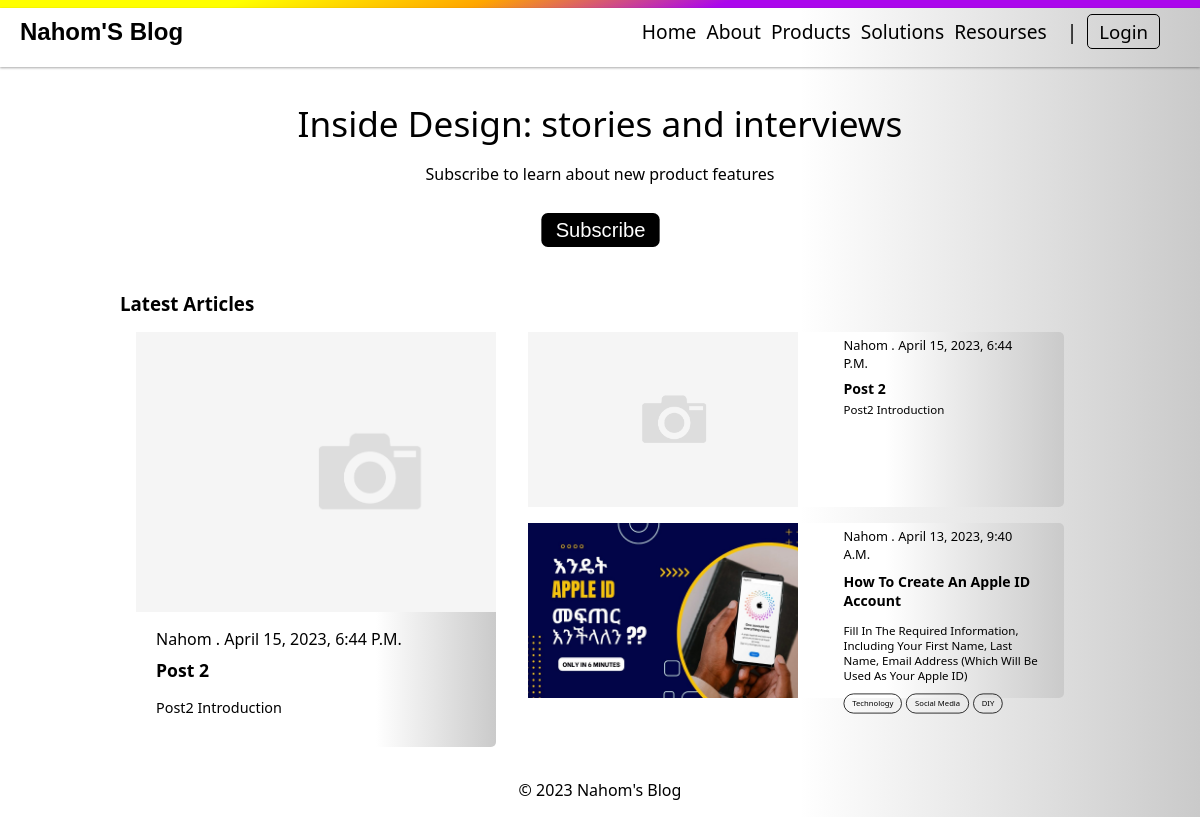
Screenshot of /blog/ with the database file from the repository.
### blog/models.py (models this page shows, shortened)
class Post(models.Model):
    title = models.CharField(max_length=255)
    content = models.TextField()
    tags = models.ManyToManyField(Tag,related_name='blog_tags',blank=True)
    introduction = models.CharField(max_length=255,null=True)
    image = models.ImageField(upload_to='images',null=True,blank=True,storage=fs)
    date_published = models.DateTimeField(auto_now_add=True)
    author = models.ForeignKey(User, on_delete=models.CASCADE)
    link = models.CharField(max_length=100,null=True,blank=True)

class Tag(models.Model):
    name = models.CharField(max_length=20)
    def __str__(self):
        return self.name

### blog/views.py (the view)
# urls.py: path('', views.post_list, name='home'),
def post_list(request):
    posts = Post.objects.all().order_by('-date_published')[:10]
    latest = Post.objects.order_by('-date_published')[:4]
    return render(request, 'blog/post_list.html', {'latest': latest,'posts': posts,'year':'2023'})

### blog/templates/blog/post_list.html (shortened to what this page needs)
{% extends 'base.html' %}
{% block content %}
<div class="container">
    <div class="hero">
        <p class="display">Inside Design: stories and interviews</p>
        <p>Subscribe to learn about new product features</p>
        <button class="btn btn-def bg">Subscribe</button>
    </div>
    {% load static %}
    <h3>Latest Articles</h3>
    <div class="articles">
        <div class="pick card card-col">
            {% if latest.0.image %}
                <img src="{{ latest.0.image.url }}" alt="" class="picture">
            {% else %}
            <img src="{% static 'img/default-img.gif' %}" alt="" class="picture">
            {% endif %}
            <div class="text">
                <p class="card-tiny">{{ latest.0.author }} . {{ latest.0.date_published }}</p>
                <h2 class="card-title">{{ latest.0.title }}</h2>
                <p class="discription">{{ latest.0.introduction }}</p>
            </div>
        </div>
        <ul>
            {% for post in latest %}
                {% if forloop.counter == 0 %}
                {% else %}
                <li class="card card-row">
                    <a href="{% url 'post_detail' pk=post.pk %}" class='lnk-wrapper'>
                        {% if post.image %}
                            <img src="{{ post.image.url }}" alt="" class="picture">
                        {% else %}
                            <img src="{% static 'img/default-img.gif' %}" alt="" class="picture">
                        {% endif %}
                    </a>
                    <div class="text ro">
                        <p class="card-tiny sm">{{ post.author }} . {{ post.date_published }}</p>
                        <h2 class="card-title sm">{{ post.title }}</h2>
                        <p class="discription sm">{{ post.introduction}}</p>
                        <ul class="tags sm">
                            {% for tag in post.tags.all %}
                                <li class="card-btns">{{ tag }}</li>
                            {% endfor %}
                        </ul>
                    </div>
                </li>
                {% endif %}
            {% endfor %}
        </ul>
    </div>
</div>
{% endblock %}

### blog/templates/base.html (shortened to what this page needs)
<!DOCTYPE html>
<html>
<head>
    {% load static %}
    <link rel="stylesheet" href="{% static 'css/style.css' %}">
</head>
<body>
    <div class="st"></div>
    <header class="header">
        <div class="lefthead">
            <h1 class="brand-name"><a href="/"> Nahom'S Blog</a></h1>
            <nav>
                <ul class="navig">
                    <li><a href="{% url 'home' %}">Home</a></li>
                    <li><a href="#">About</a></li>
                    <li><a href="#">Products</a></li>
                    <li><a href="#">Solutions</a></li>
                    <li><a href="#">Resourses</a></li>
                    &nbsp;
                    |
                    &nbsp;
                    <li><div class="login-out">
                        {% if user.is_authenticated %}
                            <a class="logout btn btn-outline" href="{% url 'logout' %}">Logout</a>
                        {% else %}
                            <a href="{% url 'sign_in' %}" class="login btn btn-outline">Login</a>
                        {% endif %}
                    </div></li>
                </ul>
            </nav>
        </div>
    </header>
    <main>
        {% block content %}
        {% endblock %}
    </main>
    <footer class="footer">
        <p>&copy; {{ year }} Nahom's Blog</p>
    </footer>
</body>
</html>

### static/css/style.css (style rules this page uses)
* { box-sizing: border-box; margin: 0; }
body { font-family: 'Segoe UI', Tahoma, Geneva, Verdana, sans-serif; background: linear-gradient(90deg,#fff,#fff,#fff,#cacaca); }
.st { height: 8px; width: 100%; background: linear-gradient(160deg,yellow,yellow,orange,rgb(171, 7, 236),rgb(171, 7, 236),rgb(171, 7, 236)); }
.footer { text-align: center; }
p { margin: 1rem 0; }
a { text-decoration: none; color: inherit; }
ul { padding-left: 0; }
ul li { list-style-type: none; margin: 0 10px 0 0; }
.header { padding: 10px 20px; margin-bottom: 1.5rem; padding-bottom: 20px; box-shadow: rgba(0, 0, 0, 0.12) 0px 1px 3px, rgba(0, 0, 0, 0.24) 0px 1px 2px; }
.lefthead { display: flex; justify-content: space-between; }
.brand-name { font-family: 'Franklin Gothic Medium', 'Arial Narrow', Arial, sans-serif; font-size: 1.5em; font-weight: 900; }
.navig { display: flex; flex-direction: row; font-size: 1.2rem; padding: 0; }
.navig li { border-bottom: 2px solid rgba(0, 0, 0, 0); }
.card { margin: 1rem; background: linear-gradient(90deg,#fff,#fff,#fff,#cacaca);; border-radius: 5px; }
.card a img { padding: 0; margin: 0; }
.card-col { display: flex; flex-direction: column; width: 360px; }
.card-col .picture { width: 360px; height: 280px; object-fit: cover; object-position: left; margin-bottom: 0rem; }
.card-tiny { display: flex; margin-bottom: 0.5rem; text-transform: capitalize; }
.card-title { font-size: 1.1rem; margin-bottom: 0.5rem; text-transform: capitalize; }
.discription { margin-bottom: 0.5rem; text-transform: capitalize; font-size: 0.9rem; }
.card-row { display: grid; grid-template-columns: 1fr 1fr; gap: 5px; height: 175px; }
.card-row .picture { width: 270px; height: 175px; object-fit: cover; object-position: left; margin-right: 1rem; }
.tags { display: flex; margin-top: 10px; }
.card-btns { font-size: 0.6rem; border-radius: 20px; border: 1px solid #000; padding: 5px 10px; margin: 0 5px 0 0; text-transform: capitalize; width: fit-content; }
.btn { padding: 4px 11px; border-radius: 5px; font-size: 0.97em; text-transform: capitalize; cursor: pointer; margin: 1rem 0; }
.btn-def { background-color: #000; color: #fff; border: none; }
.btn-outline { background: none; border: 1px solid #000; color: #000; }
.display { font-size: 2.2rem; font-weight: 500; }
.container { max-width: 960px; margin: 0 auto; }
.text { padding: 20px; padding-top: 0; }
.hero { text-align: center; margin: 2rem 0; }
.articles { display: grid; grid-template-columns: 2fr 3fr; }
.sm { scale: 0.8; padding: 0; margin: 0; }
.ro { padding: 0; text-align: left; }
.bg { scale: 1.3; }
.tags { display: flex; flex-wrap: wrap; }

### rows the page displays
Post: author.username "Nahom", date_published "April 15, 2023, 6:44 P.m.", title "Post 2", introduction "Post2 Introduction", author "Nahom"
Post: image (placeholder picture), author "Nahom", date_published "April 13, 2023, 9:40 A.m.", title "How To Create An Apple ID Account", introduction "Fill In The Required Information, Including Your First Name, Last Name, Email Address (Which Will Be Used As Your Apple ID)"
Tag: name "Technology"
Tag: name "Social Media"
Tag: name "DIY"

### other values shown
{{ year }} "2023"
